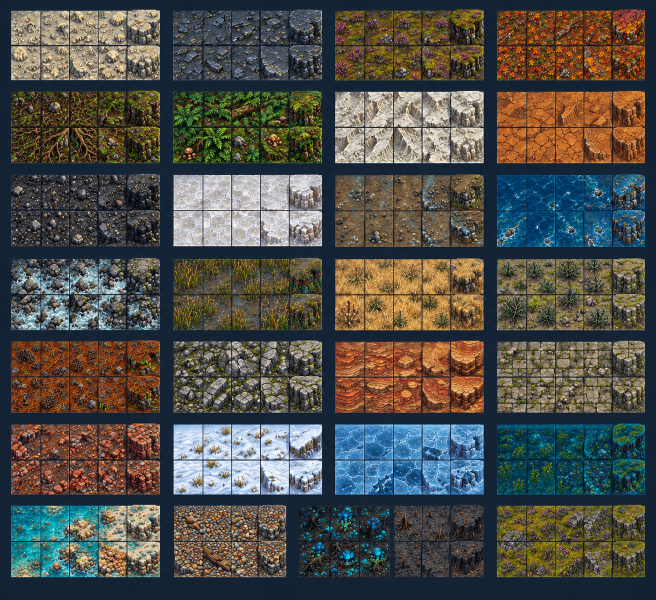
#> input picture art/world/terrain/tiles_c.png, 1312 x 1199 px (shown at 1/2 size)
$ python import_terrain2.py
#> lines starting #> are read from the running program, lines starting #| are printed output that depends on the picture
"""More terrain: the biome atlas art/world/terrain/tiles_c.png (29 sets on dark navy, each
2 rows of tiles: ground variants, then a cliff block at the right end of most).
-> assets/terrain/<set>_<n>.png (64x64 ground: the game lays each over 2x2 cells, the
   art's own scale), <set>_face_<n>.png (32x32, the cliff block's rock face) and
   <set>_top_<n>.png (its top), and scripts/terrain_data2.gd (counts, the variants
   that tile best, average colours).
   python3 tools/import_terrain2.py [contact_sheet.png]"""
import os
import sys
import numpy as np
from PIL import Image

ROOT = os.path.abspath(os.path.join(os.path.dirname(__file__), ".."))
SRC = os.path.join(ROOT, "art", "world", "terrain", "tiles_c.png")
OUT = os.path.join(ROOT, "assets", "terrain")
T = 32

ROWS = [(17, 162), (180, 328), (346, 495), (514, 662), (679, 827), (845, 991), (1008, 1156)]
COLS4 = [(21, 321), (345, 645), (669, 969), (993, 1291)]
NAMES = [["bone", "slate", "heather", "leaves"],
         ["roots", "fern", "chalk", "clay"],
         ["cinder", "frost", "bog", "deep"],
         ["rapids", "reeds", "steppe", "scrub"],
         ["pine", "mossrock", "canyon", "ruin"],
         ["rubble", "tundra", "glacier", "kelp"]]
# (set name, row, x0, x1, columns, has a cliff block at the right)
SETS = []
for r, names in enumerate(NAMES):
    for c, n in enumerate(names):
        SETS.append((n, r, COLS4[c][0], COLS4[c][1], 5, True))
SETS += [("coral", 6, 21, 320, 5, True), ("shingle", 6, 347, 574, 4, True),
         ("glow", 6, 598, 780, 3, False), ("burnt", 6, 788, 968, 3, True),
         ("heath", 6, 993, 1291, 5, True)]
NAVY = np.array([18, 34, 51])


def shrink(a, w, h):
    return np.array(Image.fromarray(a.astype(np.uint8)).resize((w, h), Image.BOX))


def save(a, name):
    Image.fromarray(a.astype(np.uint8)).convert("RGB").save(os.path.join(OUT, name + ".png"))


def seps(profile, lo, hi, n):
    """The block's edges and its n-1 inner separators: the darkest line near each even split."""
    out = [lo]
    w = (hi - lo) / n
    for k in range(1, n):
        e = int(lo + k * w)
        win = profile[e - 7:e + 8]
        out.append(e - 7 + int(np.argmin(win)))
    out.append(hi)
    return out


def main():
    a = np.array(Image.open(SRC).convert("RGB")).astype(int)
    bright = a.sum(-1)
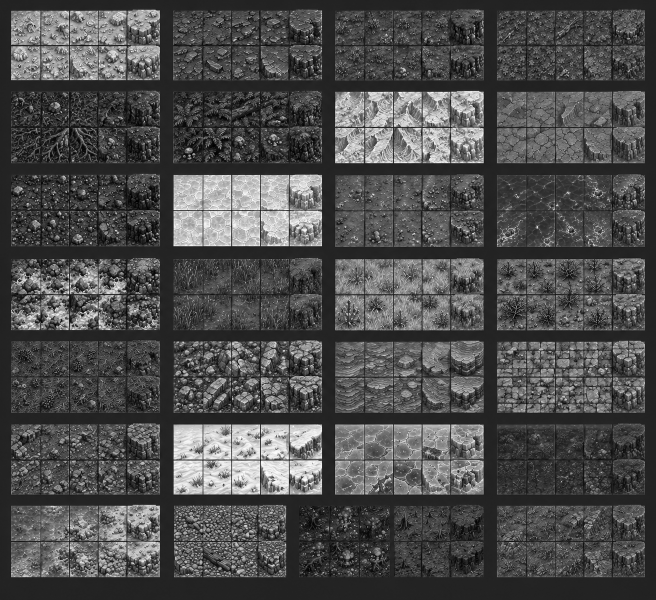
#> bright: shape (1199, 1312) int64 (shown at 1/2 size); min 0, max 765, mean 234.8; drawn with min black and max white
    counts, good, colours = {}, {}, {}
    sheet = []
    for name, r, x0, x1, n, cliff in SETS:
        y0, y1 = ROWS[r]
        xs = seps(bright[y0:y1, :].mean(0), x0, x1, n)
        ys = seps(bright[:, x0:x1].mean(1), y0, y1, 2)
        ground = []
        for row in range(2):
            for col in range(n):
                ta, tb = ys[row] + 4, ys[row + 1] - 3
                la, lb = xs[col] + 4, xs[col + 1] - 3
                tile = a[ta:tb, la:lb]
                if cliff and col == n - 1:
                    h = tb - ta
                    save(shrink(tile[int(h * 0.42):], T, T), f"{name}_face_{row}")
                    save(shrink(tile[:int(h * 0.42)], T, T), f"{name}_top_{row}")
                    sheet.append(shrink(tile, T, T))
                    continue
                t = shrink(tile, 2 * T, 2 * T)
                ground.append(t)
                sheet.append(shrink(t, T, T))
        for i, t in enumerate(ground):
            save(t, f"{name}_{i}")
            # a border of navy left in a tile would show as a grid on the ground
            edge = np.concatenate([t[0], t[-1], t[:, 0], t[:, -1]]).astype(int)
            frac = (np.abs(edge - NAVY).sum(-1) < 40).mean()
            inner = (np.abs(t[4:-4, 4:-4].astype(int) - NAVY).sum(-1) < 40).mean()
            if frac > inner + 0.2:     # (a dark set is navy-ish all over: that's fine)
                print("navy edge?", name, i, round(frac, 2))
        counts[name] = len(ground)
        if cliff:
            counts[name + "_face"] = 2
            counts[name + "_top"] = 2
            good[name + "_face"] = [0, 1]
            good[name + "_top"] = [0, 1]
        tiles = [t.astype(float) for t in ground]
        means = np.array([t.reshape(-1, 3).mean(0) for t in tiles])
        med = np.median(means, 0)
        scores = []
        for i, t in enumerate(tiles):
            seam = np.abs(t[:, 0] - t[:, -1]).mean() + np.abs(t[0] - t[-1]).mean()
            scores.append(np.abs(means[i] - med).sum() * 1.5 + seam)
        good[name] = [int(i) for i in np.argsort(scores)[:6]]
        colours[name] = means.mean(0) / 255.0
#> this loop made 29 passes
#> (xs, ys) on passes 1 to 12: ([21, 81, 138, 196, 254, 321], [17, 90, 162]), ([345, 405, 463, 519, 578, 645], [17, 90, 162]), ([669, 729, 786, 843, 905, 969], [17, 90, 162]), ([993, 1053, 1110, 1167, 1224, 1291], [17, 90, 162]), ([21, 82, 139, 195, 254, 321], [180, 252, 328]), ([345, 406, 463, 520, 578, 645], [180, 254, 328]), ([669, 729, 786, 844, 902, 969], [180, 254, 328]), ([993, 1053, 1110, 1167, 1224, 1291], [180, 254, 328]), ([21, 82, 139, 195, 254, 321], [346, 420, 495]), ([345, 405, 463, 520, 578, 645], [346, 421, 495]), ([669, 729, 787, 843, 902, 969], [346, 421, 495]), ([993, 1053, 1110, 1167, 1224, 1291], [346, 421, 495])
#> pass 1, in save, `Image.fromarray(a.astype(np.uint8)).convert("RGB").save(os.path.join(O..`:
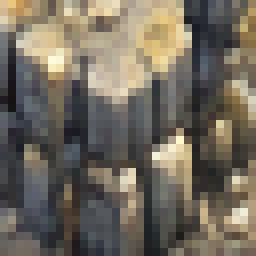
#> saved as bone_face_0.png: PIL image 32x32 RGB (shown 8 times larger); mean R, G, B 113, 105.9, 94
#> pass 1, in save (call 2), `Image.fromarray(a.astype(np.uint8)).convert("RGB").save(os.path.join(O..`:
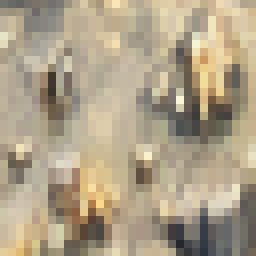
#> saved as bone_top_0.png: PIL image 32x32 RGB (shown 8 times larger); mean R, G, B 173.9, 160.6, 136.2
#> pass 1, in save (call 3), `Image.fromarray(a.astype(np.uint8)).convert("RGB").save(os.path.join(O..`:
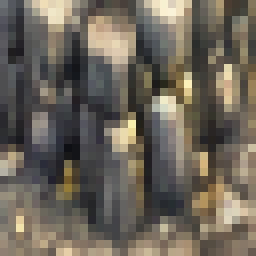
#> saved as bone_face_1.png: PIL image 32x32 RGB (shown 8 times larger); mean R, G, B 107.4, 100.5, 89.7
#> pass 1, in save (call 4), `Image.fromarray(a.astype(np.uint8)).convert("RGB").save(os.path.join(O..`:
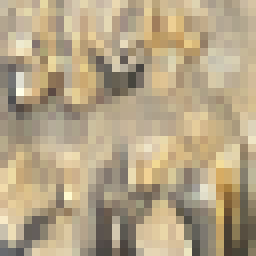
#> saved as bone_top_1.png: PIL image 32x32 RGB (shown 8 times larger); mean R, G, B 180.6, 164.1, 134.2
#> after the loop:
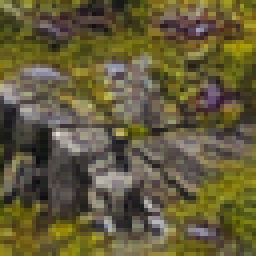
#> t: shape (64, 64, 3) float64 (shown 4 times larger); mean R, G, B 99.8, 91.2, 58.1
#> after the loop:
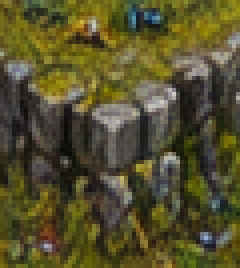
#> tile: shape (67, 60, 3) int64 (shown 4 times larger); mean R, G, B 85.3, 80, 44.3
#> after the loop, colours = 29 items; counts = 85 items; good = 85 items; sheet = 280 items
    with open(os.path.join(ROOT, "scripts", "terrain_data2.gd"), "w") as f:
        f.write("class_name TerrainData2\n## Generated by tools/import_terrain2.py (the second biome atlas).\n\nconst COUNTS := {\n")
        for k, v in counts.items():
            f.write(f'\t"{k}": {v},\n')
#> this loop made 85 passes
#> (k, v) on passes 1 to 12: ('bone', 8), ('bone_face', 2), ('bone_top', 2), ('slate', 8), ('slate_face', 2), ('slate_top', 2), ('heather', 8), ('heather_face', 2), ('heather_top', 2), ('leaves', 8), ('leaves_face', 2), ('leaves_top', 2)
        f.write("}\n\n## The variants that tile best, best first.\nconst GOOD := {\n")
        for k, v in good.items():
            f.write(f'\t"{k}": {v},\n')
#> this loop made 85 passes
#> (k, v) on passes 1 to 12: ('bone_face', [0, 1]), ('bone_top', [0, 1]), ('bone', [2, 5, 0, 7, 4, 3]), ('slate_face', [0, 1]), ('slate_top', [0, 1]), ('slate', [3, 0, 4, 6, 5, 1]), ('heather_face', [0, 1]), ('heather_top', [0, 1]), ('heather', [2, 0, 4, 6, 3, 5]), ('leaves_face', [0, 1]), ('leaves_top', [0, 1]), ('leaves', [3, 1, 6, 0, 2, 4])
        f.write("}\n\n## Average colour of each ground set (minimap, lobby preview).\nconst COLOURS := {\n")
        for k, m in colours.items():
            f.write(f'\t"{k}": Color({m[0]:.3f}, {m[1]:.3f}, {m[2]:.3f}),\n')
#> this loop made 29 passes
#> (k, m) on passes 1 to 12: ('bone', [0.633, 0.578, 0.486]), ('slate', [0.269, 0.296, 0.327]), ('heather', [0.372, 0.293, 0.165]), ('leaves', [0.474, 0.269, 0.11]), ('roots', [0.289, 0.241, 0.127]), ('fern', [0.24, 0.294, 0.123]), ('chalk', [0.69, 0.656, 0.599]), ('clay', [0.664, 0.371, 0.17]), ('cinder', [0.244, 0.238, 0.245]), ('frost', [0.769, 0.759, 0.77]), ('bog', [0.41, 0.357, 0.284]), ('deep', [0.0681, 0.311, 0.461])
        f.write("}\n")
    print(len(SETS), "sets")
    return sheet


if __name__ == "__main__":
    sheet = main()
#> sheet = 280 items
    if len(sys.argv) > 1:
        # a contact sheet of every cut tile, 10 to a row (for checking by eye)
        rows = []
        for i in range(0, len(sheet), 10):
            row = sheet[i:i + 10]
            row += [np.zeros((T, T, 3), np.uint8)] * (10 - len(row))
            rows.append(np.concatenate([np.pad(t, ((1, 1), (1, 1), (0, 0)), constant_values=255) for t in row], 1))
        img = Image.fromarray(np.concatenate(rows, 0).astype(np.uint8))
        img.resize((img.width * 2, img.height * 2), Image.NEAREST).save(sys.argv[1])
